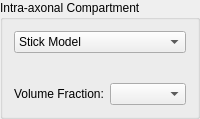
        <widget class="QGroupBox" name="m_IntraAxonalGroupBox">
         <property name="title">
          <string>Intra-axonal Compartment</string>
         </property>
         <layout class="QGridLayout" name="gridLayout_13">
          <item row="3" column="0">
           <widget class="QmitkTensorModelParametersWidget" name="m_TensorWidget1" native="true"/>
          </item>
          <item row="1" column="0">
           <widget class="QmitkStickModelParametersWidget" name="m_StickWidget1" native="true"/>
          </item>
          <item row="4" column="0">
           <widget class="QmitkPrototypeSignalParametersWidget" name="m_PrototypeWidget1" native="true"/>
          </item>
          <item row="0" column="0">
           <widget class="QComboBox" name="m_Compartment1Box">
            <property name="toolTip">
             <string>Select signal model for intra-axonal compartment.</string>
            </property>
            <item>
             <property name="text">
              <string>Stick Model</string>
             </property>
            </item>
            <item>
             <property name="text">
              <string>Zeppelin Model</string>
             </property>
            </item>
            <item>
             <property name="text">
              <string>Tensor Model</string>
             </property>
            </item>
            <item>
             <property name="text">
              <string>Prototype Signal</string>
             </property>
            </item>
           </widget>
          </item>
          <item row="2" column="0">
           <widget class="QmitkZeppelinModelParametersWidget" name="m_ZeppelinWidget1" native="true"/>
          </item>
          <item row="5" column="0">
           <widget class="QFrame" name="m_Comp1FractionFrame">
            <property name="frameShape">
             <enum>QFrame::NoFrame</enum>
            </property>
            <property name="frameShadow">
             <enum>QFrame::Raised</enum>
            </property>
            <layout class="QGridLayout" name="gridLayout_26">
             <property name="leftMargin">
              <number>0</number>
             </property>
             <property name="topMargin">
              <number>0</number>
             </property>
             <property name="rightMargin">
              <number>0</number>
             </property>
             <property name="bottomMargin">
              <number>0</number>
             </property>
             <item row="0" column="0">
              <widget class="QLabel" name="m_NoiseLabel_6">
               <property name="text">
                <string>Volume Fraction:</string>
               </property>
              </widget>
             </item>
             <item row="0" column="1">
              <widget class="QmitkDataStorageComboBoxWithSelectNone" name="m_Comp1VolumeFraction">
               <property name="toolTip">
                <string>Optional! If no volume fraction map for this compartment is set, the corresponding volume fractions are calculated from the input fibers.</string>
               </property>
              </widget>
             </item>
            </layout>
           </widget>
          </item>
         </layout>
        </widget>
